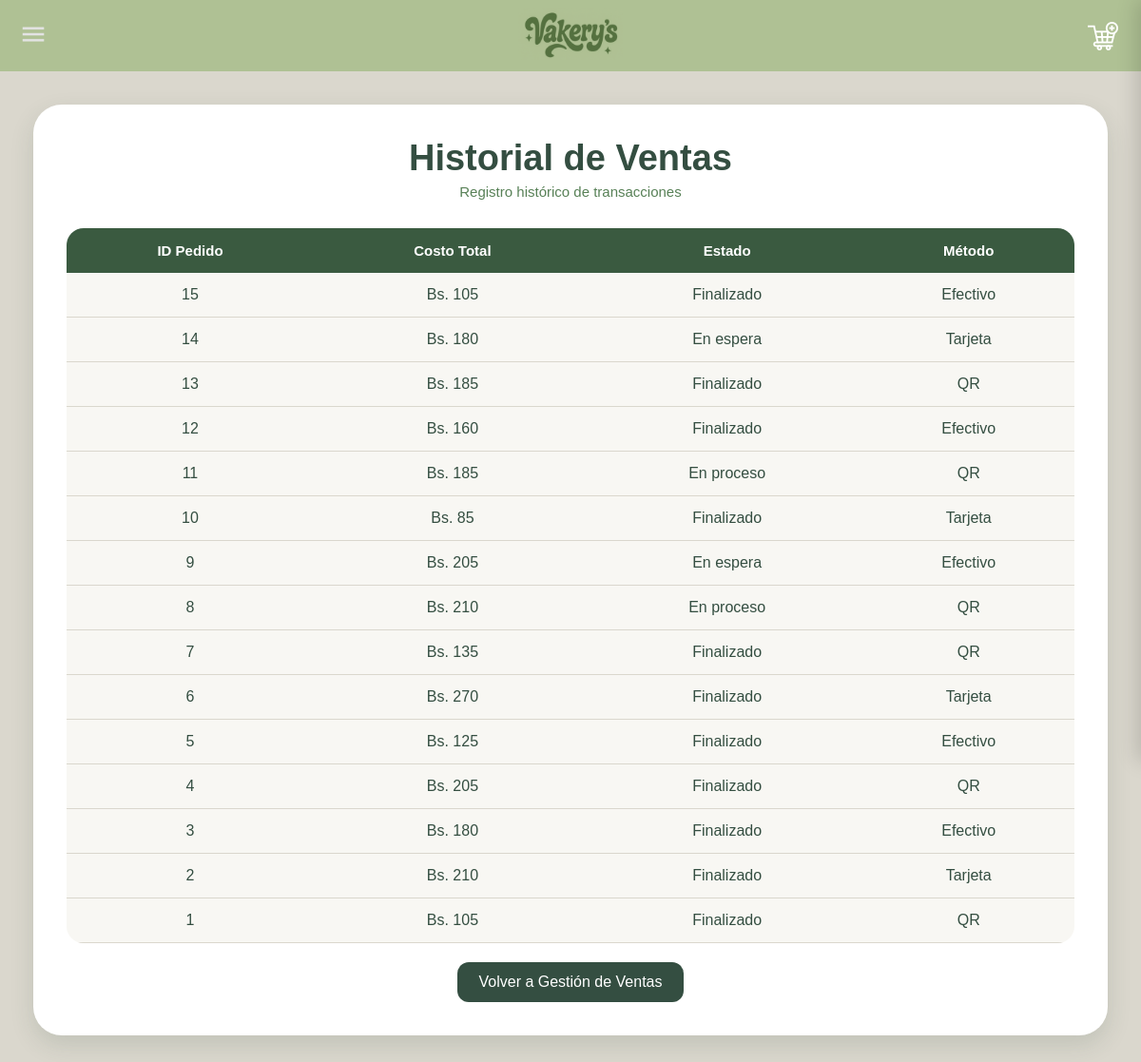
The app's page /ventas/historialVentas.php with its own data.
### tables this page shows
CREATE TABLE IF NOT EXISTS `ventas` (
  `pedidos_id` INT NOT NULL,
  `costoTotal` INT NULL,
  `Estado` VARCHAR(45) NULL,
  `Metodo` VARCHAR(45) NULL,
  PRIMARY KEY (`pedidos_id`),
  CONSTRAINT `fk_ventas_pedidos1`
    FOREIGN KEY (`pedidos_id`)
    REFERENCES `pedidos` (`id`)
    ON DELETE NO ACTION
    ON UPDATE CASCADE
);

### ventas/historialVentas.php (the view, shortened to what this page needs)
<?php
$servername = "localhost";
$username = "root";
$password = "";
$bdname = "vakerysss";
$conn = new mysqli($servername, $username, $password, $bdname);
$sql = "SELECT * FROM ventas ORDER BY pedidos_id DESC";
?>
<!DOCTYPE html>
<html lang="es">
<head>
</head>
<body>
<div class="contenedor">
    <h1>Historial de Ventas</h1>
    <p class="subtitulo">Registro histórico de transacciones</p>
<?php
echo "<table class='tabla-estilo'>";
echo "
<tr>
    <th>ID Pedido</th>
    <th>Costo Total</th>
    <th>Estado</th>
    <th>Método</th>
</tr>
";
$resultado = $conn->query($sql);
if ($resultado && $resultado->num_rows > 0){
    while($fila = $resultado->fetch_assoc()){
        echo "<tr>";
        echo "
        <td>".$fila['pedidos_id']."</td>
        <td>Bs. ".$fila['costoTotal']."</td>
        <td>".$fila['Estado']."</td>
        <td>".$fila['Metodo']."</td>";
        echo "</tr>";
    }
}
echo "</table>";
?>
<div class="boton-centro">
    <a href="leerventa.php" class="boton">Volver a Gestión de Ventas</a>
</div>
</div>
</body>
</html>

### ventas/historialVentas.php (style rules this page uses)
* { margin:0; padding:0; box-sizing:border-box; }
body { font-family:'Poppins',sans-serif; background:#DAD7CD; padding:35px; margin-top:75px; }
.contenedor { background:white; padding:35px; border-radius:30px; box-shadow:0px 10px 25px rgba(52,78,65,0.15); }
h1 { text-align:center; color:#344E41; font-size:38px; margin-bottom:5px; }
.subtitulo { text-align:center; color:#588157; margin-bottom:30px; font-size:15px; }
.tabla-estilo { width:100%; border-collapse:collapse; overflow:hidden; border-radius:18px; }
.tabla-estilo th { background:#3A5A40; color:white; padding:15px; font-size:15px; }
.tabla-estilo td { padding:14px; text-align:center; background:#F8F7F3; border-bottom:1px solid #DAD7CD; color:#344E41; }
.boton-centro { display:flex; justify-content:center; margin-top:20px; }
.boton { background:#344E41; color:white; padding:12px 22px; border-radius:12px; text-decoration:none; font-weight:500; }

### headers/headeruser.php (style rules this page uses)
* { margin:0; padding:0; box-sizing:border-box; }
body { font-family:'Raleway',sans-serif; }

### records on screen
ventas: pedidos_id "15", costoTotal "105", Estado "Finalizado", Metodo "Efectivo"
ventas: pedidos_id "14", costoTotal "180", Estado "En espera", Metodo "Tarjeta"
ventas: pedidos_id "13", costoTotal "185", Estado "Finalizado", Metodo "QR"
ventas: pedidos_id "12", costoTotal "160", Estado "Finalizado", Metodo "Efectivo"
ventas: pedidos_id "11", costoTotal "185", Estado "En proceso", Metodo "QR"
ventas: pedidos_id "10", costoTotal "85", Estado "Finalizado", Metodo "Tarjeta"
ventas: pedidos_id "9", costoTotal "205", Estado "En espera", Metodo "Efectivo"
ventas: pedidos_id "8", costoTotal "210", Estado "En proceso", Metodo "QR"
ventas: pedidos_id "7", costoTotal "135", Estado "Finalizado", Metodo "QR"
ventas: pedidos_id "6", costoTotal "270", Estado "Finalizado", Metodo "Tarjeta"
ventas: pedidos_id "5", costoTotal "125", Estado "Finalizado", Metodo "Efectivo"
ventas: pedidos_id "4", costoTotal "205", Estado "Finalizado", Metodo "QR"
ventas: pedidos_id "3", costoTotal "180", Estado "Finalizado", Metodo "Efectivo"
ventas: pedidos_id "2", costoTotal "210", Estado "Finalizado", Metodo "Tarjeta"
ventas: pedidos_id "1", costoTotal "105", Estado "Finalizado", Metodo "QR"
